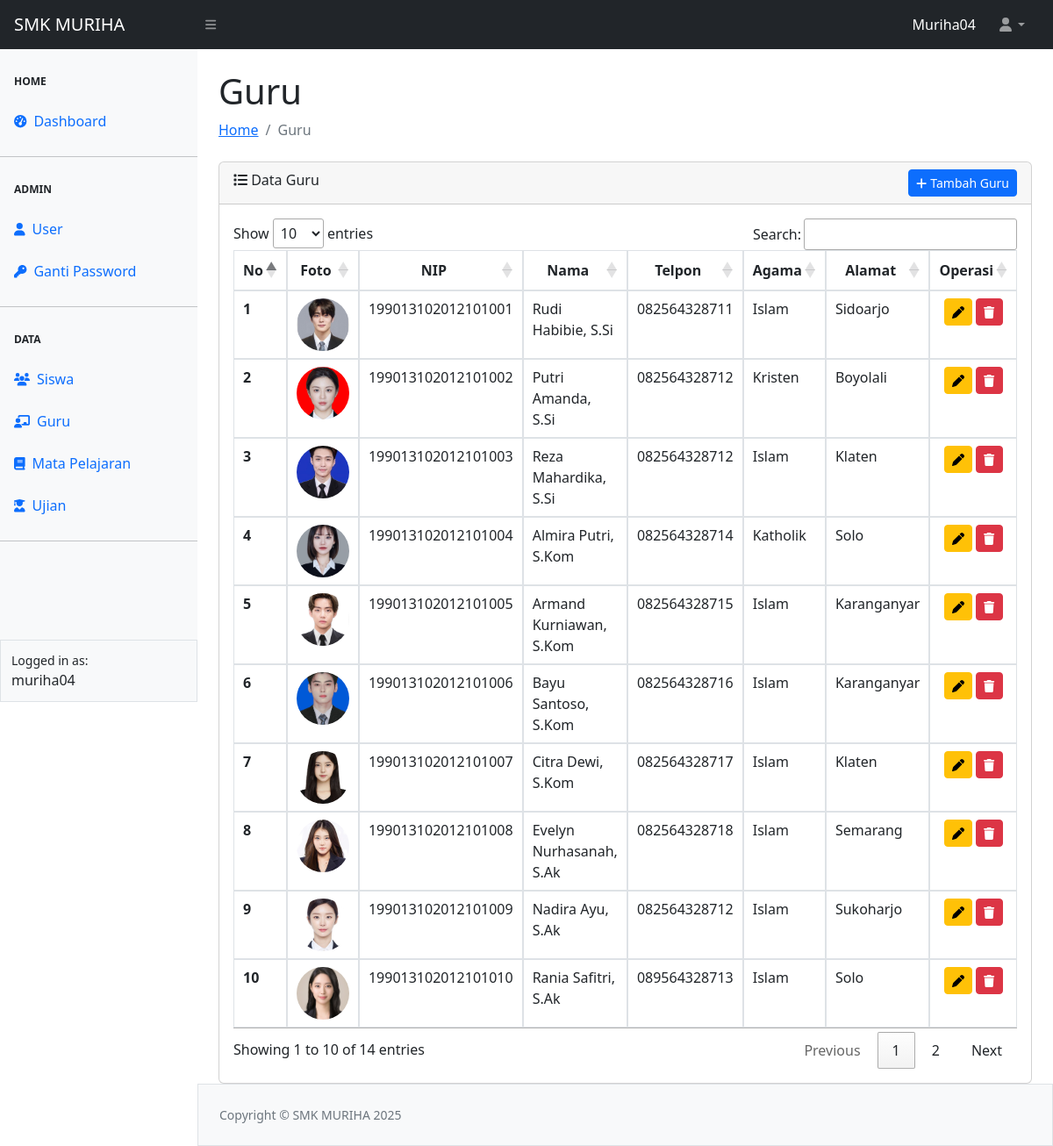
The app's page /guru/guru.php (signed in) with its own data.
### tables this page shows
CREATE TABLE `tbl_guru` (
  `id` int(11) NOT NULL,
  `nip` varchar(30) NOT NULL,
  `nama` varchar(100) NOT NULL,
  `alamat` varchar(128) NOT NULL,
  `telpon` varchar(20) NOT NULL,
  `agama` varchar(20) NOT NULL,
  `foto` varchar(20) NOT NULL
);

### config.php (called while the page is built, shortened)
<?php
$main_url = "http://localhost/sekolahsmk/";
?>

### guru/guru.php (the view, shortened to what this page needs)
<?php
require_once "../config.php";
require_once "../template/header.php";
require_once "../template/navbar.php";
require_once "../template/sidebar.php";
?>
<link rel="stylesheet" type="text/css" href="https://cdn.datatables.net/1.13.5/css/jquery.dataTables.min.css">
<div id="layoutSidenav_content">
    <main>
        <div class="container-fluid px-4">
            <h1 class="mt-4">Guru</h1>
            <ol class="breadcrumb mb-4">
                <li class="breadcrumb-item"><a href="../index.php">Home</a></li>
                <li class="breadcrumb-item active">Guru</li>
            </ol>
            <div class="card">
                <div class="card-header">
                <i class="fa-solid fa-list"></i> Data Guru
                <a href="<?= $main_url ?>guru/add-guru.php" class="btn btn-sm btn-primary float-end"><i class="fa-solid fa-plus"></i> Tambah Guru</a>
                </div>
                <div class="card-body">
                    <table id="dataGuru" class="table table-hover table-bordered">
                        <thead>
                            <tr>
                                <th scope="col"><center>No</center></th>
                                <th scope="col"><center>Foto</center></th>
                                <th scope="col"><center>NIP</center></th>
                                <th scope="col"><center>Nama</center></th>
                                <th scope="col"><center>Telpon</center></th>
                                <th scope="col"><center>Agama</center></th>
                                <th scope="col"><center>Alamat</center></th>
                                <th scope="col"><center>Operasi</center></th>
                            </tr>
                        </thead>
                        <tbody>
                            <?php
                            $no = 1;
                            $queryGuru = mysqli_query($koneksi, "SELECT * FROM tbl_guru");
                            while ($data = mysqli_fetch_array($queryGuru)) {
                            ?>
                            <tr>
                                <th scope="row"><?= $no++ ?></th>
                                <td align="center"><img src="../asset/image/<?=$data['foto']?>" class="rounded-circle" width="60px" alt=""></td>
                                <td><?= $data['nip'] ?></td>
                                <td><?= $data['nama'] ?></td>
                                <td><?= $data['telpon'] ?></td>
                                <td><?= $data['agama'] ?></td>
                                <td><?= $data['alamat'] ?></td>
                                <td align="center">
                                    <a href="edit-guru.php?id=<?= $data['id'] ?>" class="btn btn-sm btn-warning" title="update guru"><i class="fa-solid fa-pen"></i></a>
                                    <button type="button" class="btn btn-sm btn-danger" id="btnHapus" title="hapus guru" data-id="<?= $data['id'] ?>" data-foto="<?= $data['foto'] ?>"><i class="fa-solid fa-trash"></i></button>
                                </td>
                            </tr>
                            <?php } ?>
                        </tbody>
                    </table>
                </div>
            </div>
        </div>
    </main>
<?php
require_once "../template/footer.php";
?>

### template/header.php (shortened to what this page needs)
<!DOCTYPE html>
<html lang="en">
    <head>
        <link href="https://cdn.jsdelivr.net/npm/simple-datatables@7.1.2/dist/style.min.css" rel="stylesheet" />
        <link href="<?= $main_url ?>asset/sb-admin/css/styles.css" rel="stylesheet" />
    </head>

### template/navbar.php (shortened to what this page needs)
<body class="sb-nav-fixed">
        <nav class="sb-topnav navbar navbar-expand navbar-dark bg-dark">
            <a class="navbar-brand ps-3" href="<?= $main_url ?>index.php">SMK MURIHA</a>
            <button class="btn btn-link btn-sm order-1 order-lg-0 me-4 me-lg-0" id="sidebarToggle" href="#!"><i class="fas fa-bars"></i></button>
            <form class="d-none d-md-inline-block form-inline ms-auto me-0 me-md-3 my-2 my-md-0">
                <span class="text-white text-capitalize"><?= $_SESSION["ssUser"] ?></span>
            </form>
            <ul class="navbar-nav ms-auto ms-md-0 me-3 me-lg-4">
                <li class="nav-item dropdown">
                    <a class="nav-link dropdown-toggle" id="navbarDropdown" href="#" role="button" data-bs-toggle="dropdown" aria-expanded="false"><i class="fas fa-user fa-fw"></i></a>
                </li>
            </ul>
        </nav>

### template/sidebar.php
<div id="layoutSidenav">
            <div id="layoutSidenav_nav">
                <nav class="sb-sidenav accordion bg-light" id="sidenavAccordion">
                    <div class="sb-sidenav-menu">
                        <div class="nav">
                            <div class="sb-sidenav-menu-heading">Home</div>
                            <a class="nav-link" href="<?= $main_url ?>index.php">
                                <div class="sb-nav-link-icon"><i class="fas fa-tachometer-alt"></i></div>
                                Dashboard
                            </a>
                            <hr class="mb-0">
                            <div class="sb-sidenav-menu-heading">Admin</div>
                            <a class="nav-link" href="<?= $main_url ?>user/add-user.php">
                                <div class="sb-nav-link-icon"><i class="fa-solid fa-user"></i></div>
                                User
                            </a>
                            <a class="nav-link" href="<?= $main_url ?>user/password.php">
                                <div class="sb-nav-link-icon"><i class="fa-solid fa-key"></i></div>
                                Ganti Password
                            </a>
                            <hr class="mb-0">
                            <div class="sb-sidenav-menu-heading">Data</div>
                            <a class="nav-link" href="<?= $main_url ?>siswa/siswa.php">
                                <div class="sb-nav-link-icon"><i class="fa-solid fa-users"></i></div>
                                Siswa
                            </a>
                            <a class="nav-link" href="<?= $main_url ?>guru/guru.php">
                                <div class="sb-nav-link-icon"><i class="fa-solid fa-chalkboard-user"></i></div>
                                Guru
                            </a>
                            <a class="nav-link" href="<?= $main_url ?>pelajaran/pelajaran.php">
                                <div class="sb-nav-link-icon"><i class="fa-solid fa-book"></i></div>
                                Mata Pelajaran
                            </a>
                            <a class="nav-link" href="<?= $main_url ?>ujian/ujian.php">
                                <div class="sb-nav-link-icon"><i class="fa-solid fa-user-graduate"></i></div>
                                Ujian
                            </a>
                            <hr class="mb-0">
                        </div>
                    </div>
                    <div class="sb-sidenav-footer border">
                        <div class="small">Logged in as:</div>
                        <?= $_SESSION["ssUser"] ?>
                    </div>
                </nav>
            </div>

### template/footer.php (shortened to what this page needs)
<footer class="py-4 bg-light mt-auto border">
                    <div class="container-fluid px-4">
                        <div class="d-flex align-items-center justify-content-between small">
                            <div class="text-muted">Copyright &copy; SMK MURIHA <?= date('Y')?></div>
                        </div>
                    </div>
                </footer>
            </div>
        </div>
    </body>
</html>

### guru/guru.php (style rules this page uses)
#dataGuru td, #dataGuru th { border: 1px solid #dee2e6; }
img.rounded-circle { width: 60px; height: 60px; object-fit: cover; }

### records on screen
tbl_guru: foto (picture), nip "199013102012101001", nama "Rudi Habibie, S.Si", telpon "082564328711", agama "Islam", alamat "Sidoarjo"
tbl_guru: foto (picture), nip "199013102012101002", nama "Putri Amanda, S.Si", telpon "082564328712", agama "Kristen", alamat "Boyolali"
tbl_guru: foto (picture), nip "199013102012101003", nama "Reza Mahardika, S.Si", telpon "082564328712", agama "Islam", alamat "Klaten"
tbl_guru: foto (picture), nip "199013102012101004", nama "Almira Putri, S.Kom", telpon "082564328714", agama "Katholik", alamat "Solo"
tbl_guru: foto (picture), nip "199013102012101005", nama "Armand Kurniawan, S.Kom", telpon "082564328715", agama "Islam", alamat "Karanganyar"
tbl_guru: foto (picture), nip "199013102012101006", nama "Bayu Santoso, S.Kom", telpon "082564328716", agama "Islam", alamat "Karanganyar"
tbl_guru: foto (picture), nip "199013102012101007", nama "Citra Dewi, S.Kom", telpon "082564328717", agama "Islam", alamat "Klaten"
tbl_guru: foto (picture), nip "199013102012101008", nama "Evelyn Nurhasanah, S.Ak", telpon "082564328718", agama "Islam", alamat "Semarang"
tbl_guru: foto (picture), nip "199013102012101009", nama "Nadira Ayu, S.Ak", telpon "082564328712", agama "Islam", alamat "Sukoharjo"
tbl_guru: foto (picture), nip "199013102012101010", nama "Rania Safitri, S.Ak", telpon "089564328713", agama "Islam", alamat "Solo"

### other values on screen
$_SESSION["ssUser"] "Muriha04"
$_SESSION["ssUser"] "muriha04"
